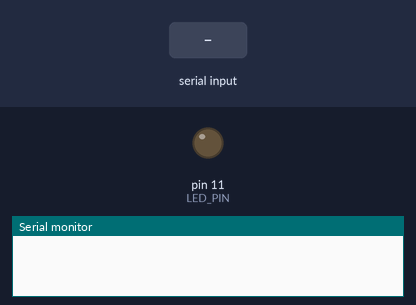
A sketch run on a simulated Arduino Uno, built with avr-gcc and run on an emulated ATmega328P. Parts: output pins drawn as LEDs (lit = HIGH), the last lines printed to the serial monitor. The test bench sets the inputs (shaded band).

Above: at 1.2 s.
1.3 s: "on\n" received over Serial
At 2.66 s:
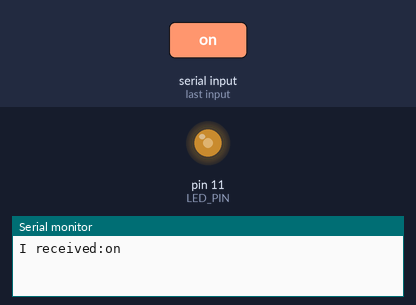
4.3 s: "off\n" received over Serial
At 4.46 s:
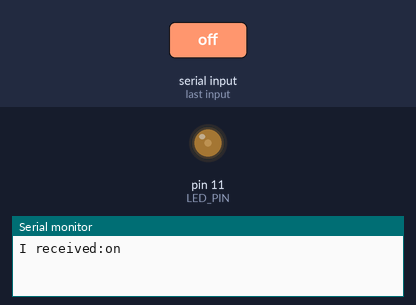
At 6.27 s:
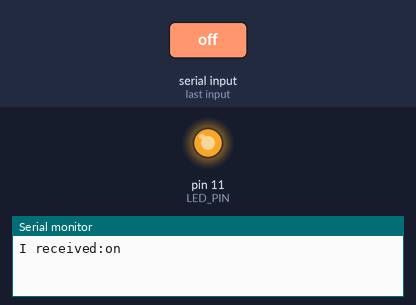
Timing chart, 0 to 7.9 s (numbered marks = the images above; inputs shaded):
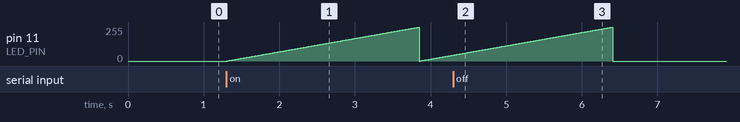

Measured:
- after the input at 4.3 s, pin 11 (LED_PIN): goes on until 6.4 s, then stays 0/255

The sketch:

prog1_ex0507.ino
```cpp
#define LED_PIN 11

String recv_msg="";
int led_state=0;
void setup() {
  // put your setup code here, to run once:
Serial.begin(115200);
pinMode(LED_PIN,OUTPUT);

}

void loop() {
  // put your main code here, to run repeatedly:

if(Serial.available()>0)
{
  recv_msg=Serial.readStringUntil('\n');
  Serial.print("I received:");
  Serial.println(recv_msg);
  if(recv_msg=="on")
  {
    led_state=1;
  }
  else if (recv_msg=="off")
  {
    led_state=0;
  }
  else
  {
    Serial.println("指示が間違ってるよ。onかoffを送ってね。");
  }
}
if(led_state==1)
{
  for(int i=0;i<255;i++)
  {
    analogWrite(LED_PIN,i);
    delay(10);
  }
}
else
{
  analogWrite(LED_PIN,0);
}
}
```
